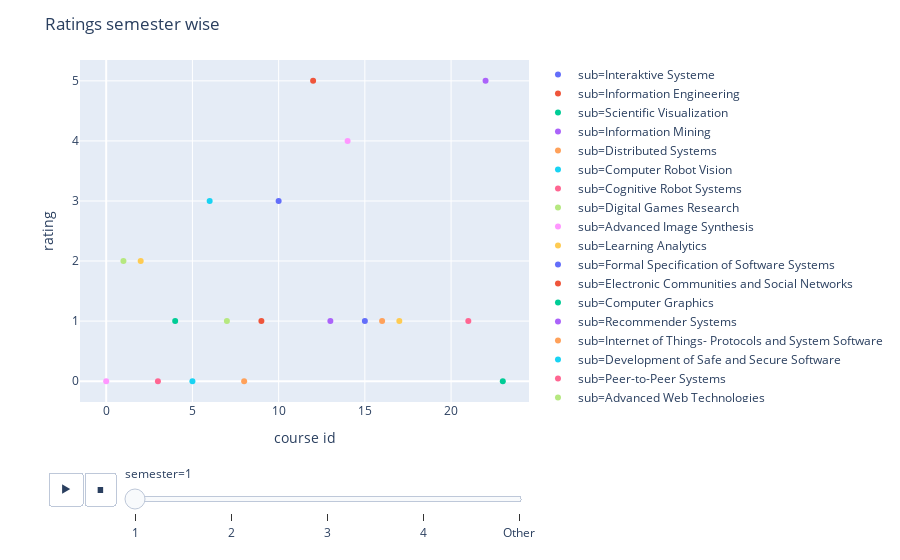

The code cell stored with this chart in its notebook:
### Code cell
fig6=px.scatter(df_rec1.sort_values(by=['semester']), x='course id', y='rating',color='sub',animation_frame="semester", animation_group="course id")
#px.scatter(df_rec, x="sub", y="rating", animation_frame="rating", animation_group="course id",size='rating',
            #color="course id", hover_name="sub")
fig6.update_layout(title="Ratings semester wise",width=900)
fig6.show()

### Figure 1 — Plotly figure (JSON) as saved in the notebook; plotly's stock layout.template omitted (floating-point values rounded to 4 significant figures)
{"data": [{"hoverlabel": {"namelength": 0}, "hovertemplate": "sub=Interaktive Systeme<br>semester=1<br>course id=%{x}<br>rating=%{y}", "ids": [15, 15, 15], "legendgroup": "sub=Interaktive Systeme", "marker": {"color": "#636efa", "symbol": "circle"}, "mode": "markers", "name": "sub=Interaktive Systeme", "showlegend": true, "type": "scatter", "x": [15, 15, 15], "xaxis": "x", "y": [1, 2, 2], "yaxis": "y"}, {"hoverlabel": {"namelength": 0}, "hovertemplate": "sub=Information Engineering<br>semester=1<br>course id=%{x}<br>rating=%{y}", "ids": [12, 12, 12, 12], "legendgroup": "sub=Information Engineering", "marker": {"color": "#EF553B", "symbol": "circle"}, "mode": "markers", "name": "sub=Information Engineering", "showlegend": true, "type": "scatter", "x": [12, 12, 12, 12], "xaxis": "x", "y": [5, 5, 3, 3], "yaxis": "y"}, {"hoverlabel": {"namelength": 0}, "hovertemplate": "sub=Scientific Visualization<br>semester=1<br>course id=%{x}<br>rating=%{y}", "ids": [23], "legendgroup": "sub=Scientific Visualization", "marker": {"color": "#00cc96", "symbol": "circle"}, "mode": "markers", "name": "sub=Scientific Visualization", "showlegend": true, "type": "scatter", "x": [23], "xaxis": "x", "y": [0], "yaxis": "y"}, {"hoverlabel": {"namelength": 0}, "hovertemplate": "sub=Information Mining<br>semester=1<br>course id=%{x}<br>rating=%{y}", "ids": [13, 13, 13, 13, 13, 13, 13], "legendgroup": "sub=Information Mining", "marker": {"color": "#ab63fa", "symbol": "circle"}, "mode": "markers", "name": "sub=Information Mining", "showlegend": true, "type": "scatter", "x": [13, 13, 13, 13, 13, 13, 13], "xaxis": "x", "y": [1, 0, 3, 3, 3, 3, 3], "yaxis": "y"}, {"hoverlabel": {"namelength": 0}, "hovertemplate": "sub=Distributed Systems<br>semester=1<br>course id=%{x}<br>rating=%{y}", "ids": [8, 8, 8, 8, 8, 8, 8, 8, 8, 8, 8], "legendgroup": "sub=Distributed Systems", "marker": {"color": "#FFA15A", "symbol": "circle"}, "mode": "markers", "name": "sub=Distributed Systems", "showlegend": true, "type": "scatter", "x": [8, 8, 8, 8, 8, 8, 8, 8, 8, 8, 8], "xaxis": "x", "y": [0, 1, 2, 1, 3, 2, 3, 2, 2, 2, 3], "yaxis": "y"}, {"hoverlabel": {"namelength": 0}, "hovertemplate": "sub=Computer Robot Vision<br>semester=1<br>course id=%{x}<br>rating=%{y}", "ids": [5, 5, 5], "legendgroup": "sub=Computer Robot Vision", "marker": {"color": "#19d3f3", "symbol": "circle"}, "mode": "markers", "name": "sub=Computer Robot Vision", "showlegend": true, "type": "scatter", "x": [5, 5, 5], "xaxis": "x", "y": [0, 3, 1], "yaxis": "y"}, {"hoverlabel": {"namelength": 0}, "hovertemplate": "sub=Cognitive Robot Systems<br>semester=1<br>course id=%{x}<br>rating=%{y}", "ids": [3, 3], "legendgroup": "sub=Cognitive Robot Systems", "marker": {"color": "#FF6692", "symbol": "circle"}, "mode": "markers", "name": "sub=Cognitive Robot Systems", "showlegend": true, "type": "scatter", "x": [3, 3], "xaxis": "x", "y": [0, 2], "yaxis": "y"}, {"hoverlabel": {"namelength": 0}, "hovertemplate": "sub=Digital Games Research<br>semester=1<br>course id=%{x}<br>rating=%{y}", "ids": [7], "legendgroup": "sub=Digital Games Research", "marker": {"color": "#B6E880", "symbol": "circle"}, "mode": "markers", "name": "sub=Digital Games Research", "showlegend": true, "type": "scatter", "x": [7], "xaxis": "x", "y": [1], "yaxis": "y"}, {"hoverlabel": {"namelength": 0}, "hovertemplate": "sub=Advanced Image Synthesis<br>semester=1<br>course id=%{x}<br>rating=%{y}", "ids": [0], "legendgroup": "sub=Advanced Image Synthesis", "marker": {"color": "#FF97FF", "symbol": "circle"}, "mode": "markers", "name": "sub=Advanced Image Synthesis", "showlegend": true, "type": "scatter", "x": [0], "xaxis": "x", "y": [0], "yaxis": "y"}, {"hoverlabel": {"namelength": 0}, "hovertemplate": "sub=Learning Analytics<br>semester=1<br>course id=%{x}<br>rating=%{y}", "ids": [17, 17, 17, 17], "legendgroup": "sub=Learning Analytics", "marker": {"color": "#FECB52", "symbol": "circle"}, "mode": "markers", "name": "sub=Learning Analytics", "showlegend": true, "type": "scatter", "x": [17, 17, 17, 17], "xaxis": "x", "y": [1, 0, 1, 1], "yaxis": "y"}, {"hoverlabel": {"namelength": 0}, "hovertemplate": "sub=Formal Specification of Software Systems<br>semester=1<br>course id=%{x}<br>rating=%{y}", "ids": [10, 10, 10, 10, 10, 10, 10, 10], "legendgroup": "sub=Formal Specification of Software Systems", "marker": {"color": "#636efa", "symbol": "circle"}, "mode": "markers", "name": "sub=Formal Specification of Software Systems", "showlegend": true, "type": "scatter", "x": [10, 10, 10, 10, 10, 10, 10, 10], "xaxis": "x", "y": [3, 4, 5, 5, 3, 2, 3, 3], "yaxis": "y"}, {"hoverlabel": {"namelength": 0}, "hovertemplate": "sub=Electronic Communities and Social Networks<br>semester=1<br>course id=%{x}<br>rating=%{y}", "ids": [9, 9, 9, 9, 9, 9, 9, 9], "legendgroup": "sub=Electronic Communities and Social Networks", "marker": {"color": "#EF553B", "symbol": "circle"}, "mode": "markers", "name": "sub=Electronic Communities and Social Networks", "showlegend": true, "type": "scatter", "x": [9, 9, 9, 9, 9, 9, 9, 9], "xaxis": "x", "y": [1, 2, 1, 2, 1, 1, 1, 1], "yaxis": "y"}, {"hoverlabel": {"namelength": 0}, "hovertemplate": "sub=Computer Graphics<br>semester=1<br>course id=%{x}<br>rating=%{y}", "ids": [4], "legendgroup": "sub=Computer Graphics", "marker": {"color": "#00cc96", "symbol": "circle"}, "mode": "markers", "name": "sub=Computer Graphics", "showlegend": true, "type": "scatter", "x": [4], "xaxis": "x", "y": [1], "yaxis": "y"}, {"hoverlabel": {"namelength": 0}, "hovertemplate": "sub=Recommender Systems<br>semester=1<br>course id=%{x}<br>rating=%{y}", "ids": [22], "legendgroup": "sub=Recommender Systems", "marker": {"color": "#ab63fa", "symbol": "circle"}, "mode": "markers", "name": "sub=Recommender Systems", "showlegend": true, "type": "scatter", "x": [22], "xaxis": "x", "y": [5], "yaxis": "y"}, {"hoverlabel": {"namelength": 0}, "hovertemplate": "sub=Internet of Things- Protocols and System Software<br>semester=1<br>course id=%{x}<br>rating=%{y}", "ids": [16, 16, 16, 16], "legendgroup": "sub=Internet of Things- Protocols and System Software", "marker": {"color": "#FFA15A", "symbol": "circle"}, "mode": "markers", "name": "sub=Internet of Things- Protocols and System Software", "showlegend": true, "type": "scatter", "x": [16, 16, 16, 16], "xaxis": "x", "y": [1, 1, 4, 1], "yaxis": "y"}, {"hoverlabel": {"namelength": 0}, "hovertemplate": "sub=Development of Safe and Secure Software<br>semester=1<br>course id=%{x}<br>rating=%{y}", "ids": [6, 6, 6], "legendgroup": "sub=Development of Safe and Secure Software", "marker": {"color": "#19d3f3", "symbol": "circle"}, "mode": "markers", "name": "sub=Development of Safe and Secure Software", "showlegend": true, "type": "scatter", "x": [6, 6, 6], "xaxis": "x", "y": [3, 5, 3], "yaxis": "y"}, {"hoverlabel": {"namelength": 0}, "hovertemplate": "sub=Peer-to-Peer Systems<br>semester=1<br>course id=%{x}<br>rating=%{y}", "ids": [21], "legendgroup": "sub=Peer-to-Peer Systems", "marker": {"color": "#FF6692", "symbol": "circle"}, "mode": "markers", "name": "sub=Peer-to-Peer Systems", "showlegend": true, "type": "scatter", "x": [21], "xaxis": "x", "y": [1], "yaxis": "y"}, {"hoverlabel": {"namelength": 0}, "hovertemplate": "sub=Advanced Web Technologies<br>semester=1<br>course id=%{x}<br>rating=%{y}", "ids": [1, 1], "legendgroup": "sub=Advanced Web Technologies", "marker": {"color": "#B6E880", "symbol": "circle"}, "mode": "markers", "name": "sub=Advanced Web Technologies", "showlegend": true, "type": "scatter", "x": [1, 1], "xaxis": "x", "y": [2, 2], "yaxis": "y"}, {"hoverlabel": {"namelength": 0}, "hovertemplate": "sub=Information Retrieval<br>semester=1<br>course id=%{x}<br>rating=%{y}", "ids": [14, 14, 14], "legendgroup": "sub=Information Retrieval", "marker": {"color": "#FF97FF", "symbol": "circle"}, "mode": "markers", "name": "sub=Information Retrieval", "showlegend": true, "type": "scatter", "x": [14, 14, 14], "xaxis": "x", "y": [4, 0, 4], "yaxis": "y"}, {"hoverlabel": {"namelength": 0}, "hovertemplate": "sub=Cloud Web & Mobile<br>semester=1<br>course id=%{x}<br>rating=%{y}", "ids": [2], "legendgroup": "sub=Cloud Web & Mobile", "marker": {"color": "#FECB52", "symbol": "circle"}, "mode": "markers", "name": "sub=Cloud Web & Mobile", "showlegend": true, "type": "scatter", "x": [2], "xaxis": "x", "y": [2], "yaxis": "y"}], "layout": {"legend": {"tracegroupgap": 0}, "margin": {"t": 60}, "sliders": [{"active": 0, "currentvalue": {"prefix": "semester="}, "len": 0.9, "pad": {"b": 10, "t": 60}, "steps": [{"args": [["1"], {"frame": {"duration": 0, "redraw": false}, "fromcurrent": true, "mode": "immediate", "transition": {"duration": 0, "easing": "linear"}}], "label": "1", "method": "animate"}, {"args": [["2"], {"frame": {"duration": 0, "redraw": false}, "fromcurrent": true, "mode": "immediate", "transition": {"duration": 0, "easing": "linear"}}], "label": "2", "method": "animate"}, {"args": [["3"], {"frame": {"duration": 0, "redraw": false}, "fromcurrent": true, "mode": "immediate", "transition": {"duration": 0, "easing": "linear"}}], "label": "3", "method": "animate"}, {"args": [["4"], {"frame": {"duration": 0, "redraw": false}, "fromcurrent": true, "mode": "immediate", "transition": {"duration": 0, "easing": "linear"}}], "label": "4", "method": "animate"}, {"args": [["Other"], {"frame": {"duration": 0, "redraw": false}, "fromcurrent": true, "mode": "immediate", "transition": {"duration": 0, "easing": "linear"}}], "label": "Other", "method": "animate"}], "x": 0.1, "xanchor": "left", "y": 0, "yanchor": "top"}], "title": {"text": "Ratings semester wise"}, "updatemenus": [{"buttons": [{"args": [null, {"frame": {"duration": 500, "redraw": false}, "fromcurrent": true, "mode": "immediate", "transition": {"duration": 500, "easing": "linear"}}], "label": "&#9654;", "method": "animate"}, {"args": [[null], {"frame": {"duration": 0, "redraw": false}, "fromcurrent": true, "mode": "immediate", "transition": {"duration": 0, "easing": "linear"}}], "label": "&#9724;", "method": "animate"}], "direction": "left", "pad": {"r": 10, "t": 70}, "showactive": false, "type": "buttons", "x": 0.1, "xanchor": "right", "y": 0, "yanchor": "top"}], "width": 900, "xaxis": {"anchor": "y", "domain": [0, 1], "title": {"text": "course id"}}, "yaxis": {"anchor": "x", "domain": [0, 1], "title": {"text": "rating"}}}}
